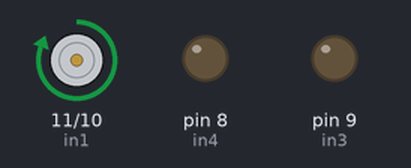
Bench run of a sketch on a simulated Arduino Uno, built with avr-gcc and run on an emulated ATmega328P. On the bench: motor-driver pin pairs drawn as motors (green arrow = first pin HIGH = forward, orange = second pin HIGH = backward, longer = more drive), output pins drawn as LEDs (lit = HIGH).

Above: at 0.2 s.
At 3.7 s:
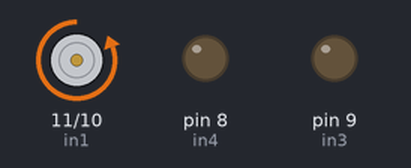
At 5.0 s:
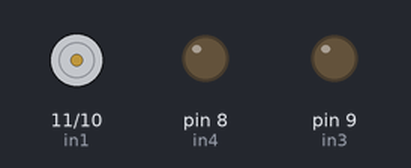
Timing chart, 0 to 6.9 s (numbered marks = the images above):
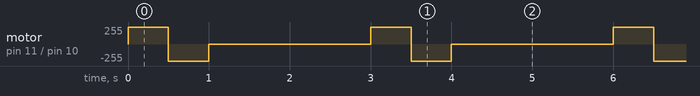

The sketch:

sketch_jun10c.ino
```cpp
const int in1 = 11;
const int in2 = 10;
const int in3 = 9;
const int in4 = 8;

void setup() {
  pinMode(in1, OUTPUT);
  pinMode(in2, OUTPUT);
  pinMode(in3, OUTPUT);
  pinMode(in4, OUTPUT);
}

void loop() {
  directionControl();
  delay(1000);
}

void directionControl(){

  digitalWrite(in1, HIGH);
  digitalWrite(in2, LOW);
  delay(500);

  digitalWrite(in1, LOW);
  digitalWrite(in2, HIGH);
  delay(500);

  digitalWrite(in1, LOW);
  digitalWrite(in2, LOW);
  digitalWrite(in3, LOW);
  digitalWrite(in4, LOW);
  delay(1000);
  }
```

Measured:
- by itself, motor on pin 11 (in1) / pin 10 (in2): repeats every 3.0 s: backward 255/255 0.50 s, stopped 2.0 s, forward 255/255 0.50 s
